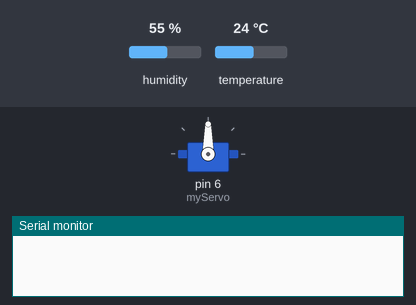
The sketch below on a simulated Arduino Uno, built with avr-gcc and run on an emulated ATmega328P. Shown: servo, the last lines printed to the serial monitor. Inputs (shaded band) come from the test bench; at power-on: humidity 55 %, temperature 24 °C.

Above: at 0.1 s.
At 2.1 s:
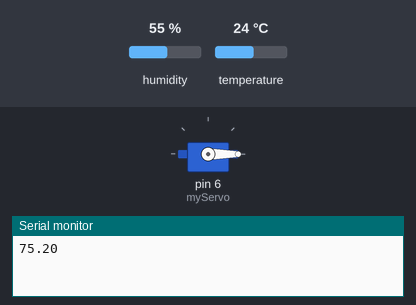
Timing chart, 0 to 3.6 s (numbered marks = the images above):
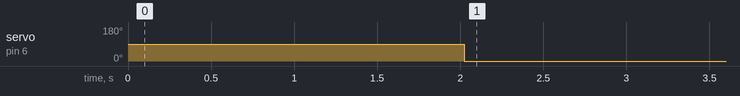

Measured:
- by itself, servo on pin 6 (myServo): 90° → 0° at 2.0 s

The sketch:

Temperature_Gauge.ino
```cpp
#include "DHT.h"
#define DHTPIN 2
#define DHTTYPE DHT11
DHT dht(DHTPIN, DHTTYPE);

#include <Servo.h>
Servo myServo;


void setup() {
  // put your setup code here, to run once:
  myServo.attach(6);
  Serial.begin(9600);
  dht.begin();
}

void loop()
{
  delay(2000);
  float f = dht.readTemperature(true);

  if (isnan(f)) {
    Serial.println(F("Failed to read from DHT sensor!"));
    return;
 }

  int fValue = digitalRead (2);
  Serial.println(f);

  int servoPos = map(fValue, 70, 80, 0, 180);

  myServo.write(servoPos);
  delay(20);


}
```
